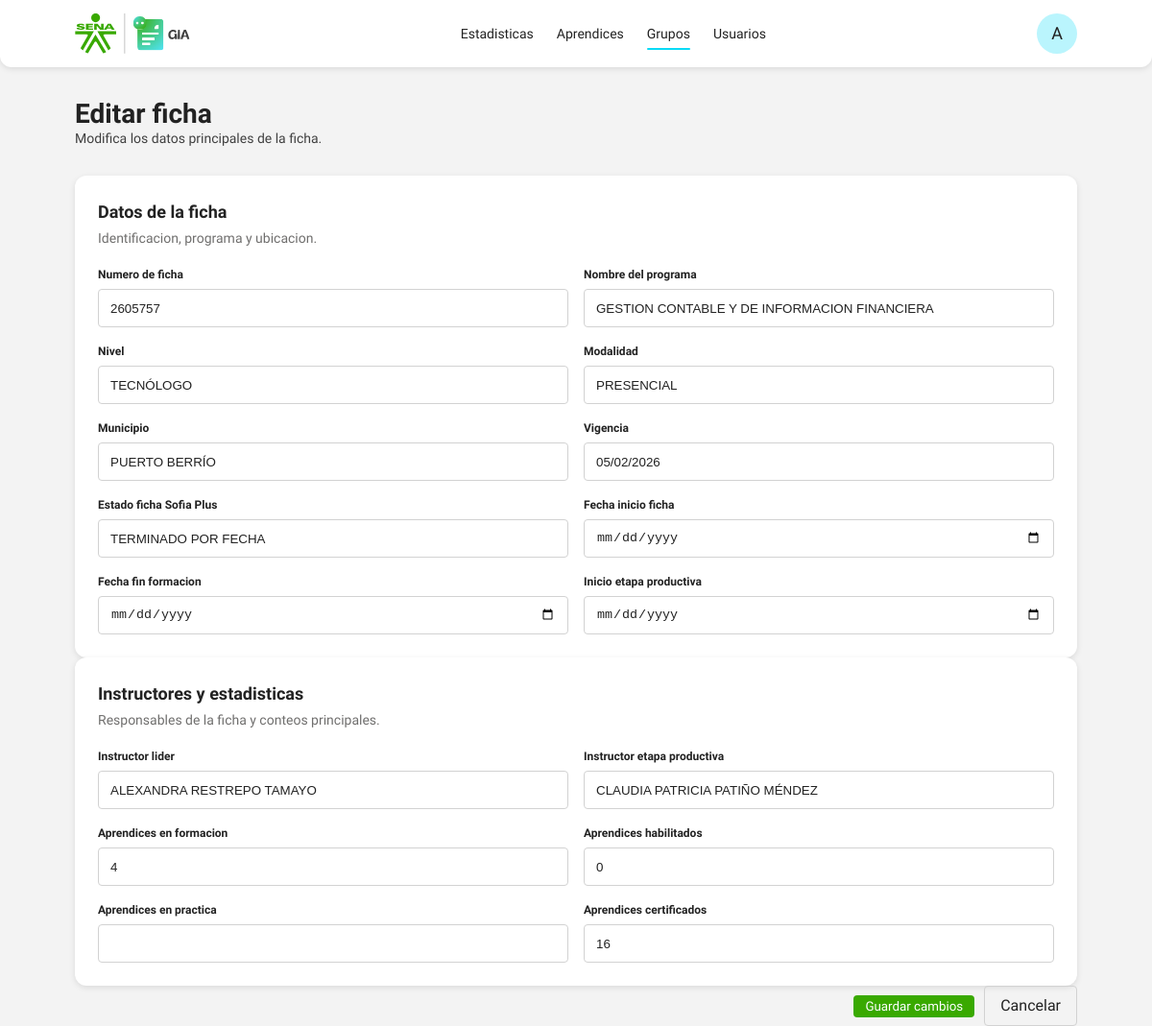
The app's page /groups/2/edit (signed in) with its own data.
### models/group.py (models this page shows)
class TrainingGroup(db.Model):
    __tablename__ = "training_group"
    id = db.Column(db.Integer, primary_key=True)
    created_by = db.Column(db.Integer, db.ForeignKey("user.id"), nullable=False)
    group_number = db.Column(db.String(30), unique=True, nullable=False, index=True)
    program_name = db.Column(db.String(150), nullable=False)
    lead_instructor = db.Column(db.String(150), nullable=True)
    followup_instructor = db.Column(db.String(150), nullable=True)
    municipality = db.Column(db.String(120), nullable=True)
    program_level = db.Column(db.String(80), nullable=True)
    modality = db.Column(db.String(80), nullable=True)
    sofia_group_status = db.Column(db.String(80), nullable=True)
    group_validity = db.Column(db.String(80), nullable=True)
    group_start_date = db.Column(db.String(40), nullable=True)
    training_end_date = db.Column(db.String(40), nullable=True)
    ep_start_date = db.Column(db.String(40), nullable=True)
    apprentices_statistics = db.Column(db.String(120), nullable=True)
    apprentices_training = db.Column(db.String(30), nullable=True)
    apprentices_enabled = db.Column(db.String(30), nullable=True)
    apprentices_rap_pending = db.Column(db.String(30), nullable=True)
    apprentices_practice = db.Column(db.String(30), nullable=True)
    apprentices_without_alternative = db.Column(db.String(30), nullable=True)
    apprentices_certified = db.Column(db.String(30), nullable=True)
    productive_modalities = db.Column(db.String(120), nullable=True)
    learning_contract = db.Column(db.String(30), nullable=True)
    internship = db.Column(db.String(30), nullable=True)
    productive_project = db.Column(db.String(30), nullable=True)
    employment_link = db.Column(db.String(30), nullable=True)
    apprentices = db.relationship(
        "Apprentice",
        back_populates="group",
        lazy="select",
    )
    evidence_activities = db.relationship(
        "EvidenceActivity",
        back_populates="group",
        lazy="select",
        cascade="all, delete-orphan",
    )
    RECORD_FIELDS = [
        ('consecutive', 'CONSECUTIVO'),
        ('group_number', 'N° DE FICHA'),
        ('lead_instructor', 'NOMBRE DE INSTRUCTOR(A) LÍDER DE LA FICHA'),
        ('followup_instructor', 'NOMBRE DE INSTRUCTOR(A) DE SEGUIMIENTO ETAPA PRODUCTIVA (EP)'),
        ('program_name', 'NOMBRE DEL PROGRAMA DE FORMACIÓN'),
        ('municipality', 'MUNICIPIO'),
        ('program_level', 'NIVEL DE PROGRAMA'),
        ('modality', 'MODALIDAD'),
        ('sofia_group_status', 'ESTADO DE LA FICHA EN SOFÍAPLUS'),
        ('group_start_date', 'FECHA INICIO DE LA FICHA EN SOFIAPLUS'),
        ('training_end_date', 'FECHA FIN DE LA FORMACIÓN EN SOFIAPLUS'),
        ('ep_start_date', 'FECHA INICIO DE ETAPA PRODUCTIVA'),
        ('group_validity', 'VIGENCIA DE LA FICHA'),
        ('apprentices_training', 'APRENDICES EN FORMACIÓN'),
        ('apprentices_enabled', 'APRENDICES HABILITADOS PARA INICIAR ETAPA PRODUCTIVA'),
        ('apprentices_rap_pending', 'APRENDICES QUE DEBEN RAP'),
        ('apprentices_practice', 'APRENDICES EN PRÁCTICA'),
        ('learning_contract', 'CONTRATO DE APRENDIZAJE'),
        ('internship', 'PASANTIA'),
        ('productive_project', 'PROYECTO PRODUCTIVO'),
        ('apprentices_without_alternative', 'APRENDICES SIN ALTERNATIVA DE PRÁCTIVA'),
        ('apprentices_certified', 'APRENDICES CERTIFICADOS'),
    ]

### routes/groups.py (the view, shortened to what this page needs)
@groups_bp.route("/<int:id>/edit", methods=["GET", "POST"])
@login_required
def edit(id):
    group = TrainingGroup.query.get_or_404(id)
    return render_template("groups/create.html", editing=True, group=group)

### services/auth_helpers.py (called while the page is built)
@login_manager.user_loader
def load_user(user_id):
    return User.query.get(int(user_id))

### templates/groups/create.html (shortened to what this page needs)
{% extends "base.html" %}
{% block content %}
<section class="page-head">
  <div>
    <h1>{% if editing %}Editar ficha{% else %}Crear ficha{% endif %}</h1>
    <p>{% if editing %}Modifica los datos principales de la ficha.{% else %}Crea una ficha y deja lista su informacion de seguimiento.{% endif %}</p>
  </div>
</section>
{% if editing and group is defined %}
  {% set form_action = url_for('groups.edit', id=group.id) %}
{% else %}
  {% set form_action = url_for('groups.create') %}
{% endif %}
<form method="post" action="{{ form_action }}" class="record-form">
  <section class="form-card">
    <div class="form-card__header">
      <h2>Datos de la ficha</h2>
      <p>Identificacion, programa y ubicacion.</p>
    </div>
    <div class="form-two-columns">
      <label>Numero de ficha
        <input name="group_number" type="text" value="{{ request.form.group_number or (group.group_number if group is defined and group.group_number else '') }}" required>
      </label>
      <label>Nombre del programa
        <input name="program_name" type="text" value="{{ request.form.program_name or (group.program_name if group is defined and group.program_name else '') }}" required>
      </label>
      <label>Nivel
        <input name="program_level" type="text" value="{{ request.form.program_level or (group.program_level if group is defined and group.program_level else '') }}">
      </label>
      <label>Modalidad
        <input name="modality" type="text" value="{{ request.form.modality or (group.modality if group is defined and group.modality else '') }}">
      </label>
      <label>Municipio
        <input name="municipality" type="text" value="{{ request.form.municipality or (group.municipality if group is defined and group.municipality else '') }}">
      </label>
      <label>Vigencia
        <input name="group_validity" type="text" value="{{ request.form.group_validity or (group.group_validity if group is defined and group.group_validity else '') }}">
      </label>
      <label>Estado ficha Sofia Plus
        <input name="sofia_group_status" type="text" value="{{ request.form.sofia_group_status or (group.sofia_group_status if group is defined and group.sofia_group_status else '') }}">
      </label>
      <label>Fecha inicio ficha
        <input name="group_start_date" type="date" value="{{ request.form.group_start_date or (group.group_start_date if group is defined and group.group_start_date else '') }}">
      </label>
      <label>Fecha fin formacion
        <input name="training_end_date" type="date" value="{{ request.form.training_end_date or (group.training_end_date if group is defined and group.training_end_date else '') }}">
      </label>
      <label>Inicio etapa productiva
        <input name="ep_start_date" type="date" value="{{ request.form.ep_start_date or (group.ep_start_date if group is defined and group.ep_start_date else '') }}">
      </label>
    </div>
  </section>
  <section class="form-card">
    <div class="form-card__header">
      <h2>Instructores y estadisticas</h2>
      <p>Responsables de la ficha y conteos principales.</p>
    </div>
    <div class="form-two-columns">
      <label>Instructor lider
        <input name="lead_instructor" type="text" value="{{ request.form.lead_instructor or (group.lead_instructor if group is defined and group.lead_instructor else '') }}">
      </label>
      <label>Instructor etapa productiva
        <input name="followup_instructor" type="text" value="{{ request.form.followup_instructor or (group.followup_instructor if group is defined and group.followup_instructor else '') }}">
      </label>
      <label>Aprendices en formacion
        <input name="apprentices_training" type="text" value="{{ request.form.apprentices_training or (group.apprentices_training if group is defined and group.apprentices_training else '') }}">
      </label>
      <label>Aprendices habilitados
        <input name="apprentices_enabled" type="text" value="{{ request.form.apprentices_enabled or (group.apprentices_enabled if group is defined and group.apprentices_enabled else '') }}">
      </label>
      <label>Aprendices en practica
        <input name="apprentices_practice" type="text" value="{{ request.form.apprentices_practice or (group.apprentices_practice if group is defined and group.apprentices_practice else '') }}">
      </label>
      <label>Aprendices certificados
        <input name="apprentices_certified" type="text" value="{{ request.form.apprentices_certified or (group.apprentices_certified if group is defined and group.apprentices_certified else '') }}">
      </label>
    </div>
  </section>
  <div class="form-actions record-form__actions">
    <button type="submit" class="primary-btn">{% if editing %}Guardar cambios{% else %}Crear ficha{% endif %}</button>
    <a class="ghost-btn" href="{{ url_for('groups.index') }}">Cancelar</a>
  </div>
</form>
{% endblock %}

### static/css/base.css (style rules this page uses)
* { box-sizing: border-box; margin: 0; padding: 0; }
body { font-family: var(--font-family); background: var(--bg); color: var(--text); line-height: 1.5; }
a { text-decoration: none; color: inherit; }
button { font-family: var(--font-family); cursor: pointer; }

### static/css/componets.css (style rules this page uses)
.primary-btn { display: inline-flex; align-items: center; justify-content: center; background: var(--green); padding: 4px 12px; color: #fff; border: 0; border-radius: var(--space-xs); cursor: pointer; transition: background 0.3s ease-in-out; }
.ghost-btn { background: transparent; border: 1px solid var(--line); padding: var(--space-sm) var(--space-md); border-radius: var(--space-xs); font-weight: 400; color: var(--text); cursor: pointer; }

### static/css/layout.css (style rules this page uses)
.page-head { display: flex; flex-direction: column; gap: var(--space-sm); margin-bottom: 28px; padding-top: 28px; }
.page-head h1 { font-size: 28px; font-weight: 700; color: var(--colorneutral-6); }
.page-head p { font-size: 14px; font-weight: 400; color: var(--colorneutral-5); margin: -6px 0 0 0; }

### static/css/tokens.css (style rules this page uses)
:root { --font-family: 'Work Sans', sans-serif; --colorneutral-1: #ffffff; --colorneutral-2: #f3f3f3; --colorneutral-3: #d2d2d2; --colorneutral-4: #706f6e; --colorneutral-5: #404040; --colorneutral-6: #222222; --colorgreen-1: #39a900; --colorgreen-2: #007832; --colornavy-1: #00304d; --colorcyan-1: #09daf6; --colorviolet-1: #71277a; --coloryellow-1: #fdc300; --colororange-1: #ff6b00; --colorred-1: #d13438; --colorred-2: #a32f2f; --space-s: 4px; --space-m: 8px; --space-l: 12px; --space-xl: 16px; --radius-1: 4px; --radius-2: 8px; --radius-3: 12px; --shadow: 0 2px 6px rgba(0,0,0,0.1); --green: #39a900; --darkgreen: #007832; --navy: #00304d; --cyan: #09daf6; --danger: #d13438; --darkdanger: #a32f2f; --muted: #706f6e; --darkmuted: #404040; --text: #222; --surface: #fff; --bg: #f3f3f3; --line: #d2d2d2; --space-xs: 4px; --space-sm: 8px; --space-md: 16px; --space-lg: 24px; --radius: 12px; --shadow: 0 2px 6px rgba(0,0,0,0.1); }

### static/css/apprentices.css (style rules this page uses)
.form-card { background: var(--surface); box-shadow: var(--shadow); border-radius: var(--radius); padding: 24px; }
.form-card__header { margin-bottom: 18px; }
.form-card__header h2 { margin: 0 0 4px; font-size: 18px; color: var(--text); }
.form-card__header p { margin: 0; color: var(--muted); font-size: 14px; }
.form-two-columns { display: grid; grid-template-columns: repeat(2, minmax(220px, 1fr)); gap: 16px; }
.form-two-columns label { display: grid; gap: 6px; color: var(--text); font-weight: 600; font-size: 12px; }
.form-two-columns input, .form-two-columns select, .form-two-columns textarea { width: 100%; min-height: 40px; border: 1px solid #d2d2d2; border-radius: var(--space-xs); padding: 0 12px; color: var(--text); background: #fff; font-weight: 400; }
.record-form__actions { display: flex; gap: 10px; justify-content: flex-end; align-items: center; }

### records on screen
TrainingGroup: group_number "2605757", program_name "GESTION CONTABLE Y DE INFORMACION FINANCIERA", program_level "TECNÓLOGO", modality "PRESENCIAL", municipality "PUERTO BERRÍO", group_validity "05/02/2026", sofia_group_status "TERMINADO POR FECHA", lead_instructor "ALEXANDRA RESTREPO TAMAYO", followup_instructor "CLAUDIA PATRICIA PATIÑO MÉNDEZ", apprentices_training "4", apprentices_enabled "0", apprentices_certified "16"
